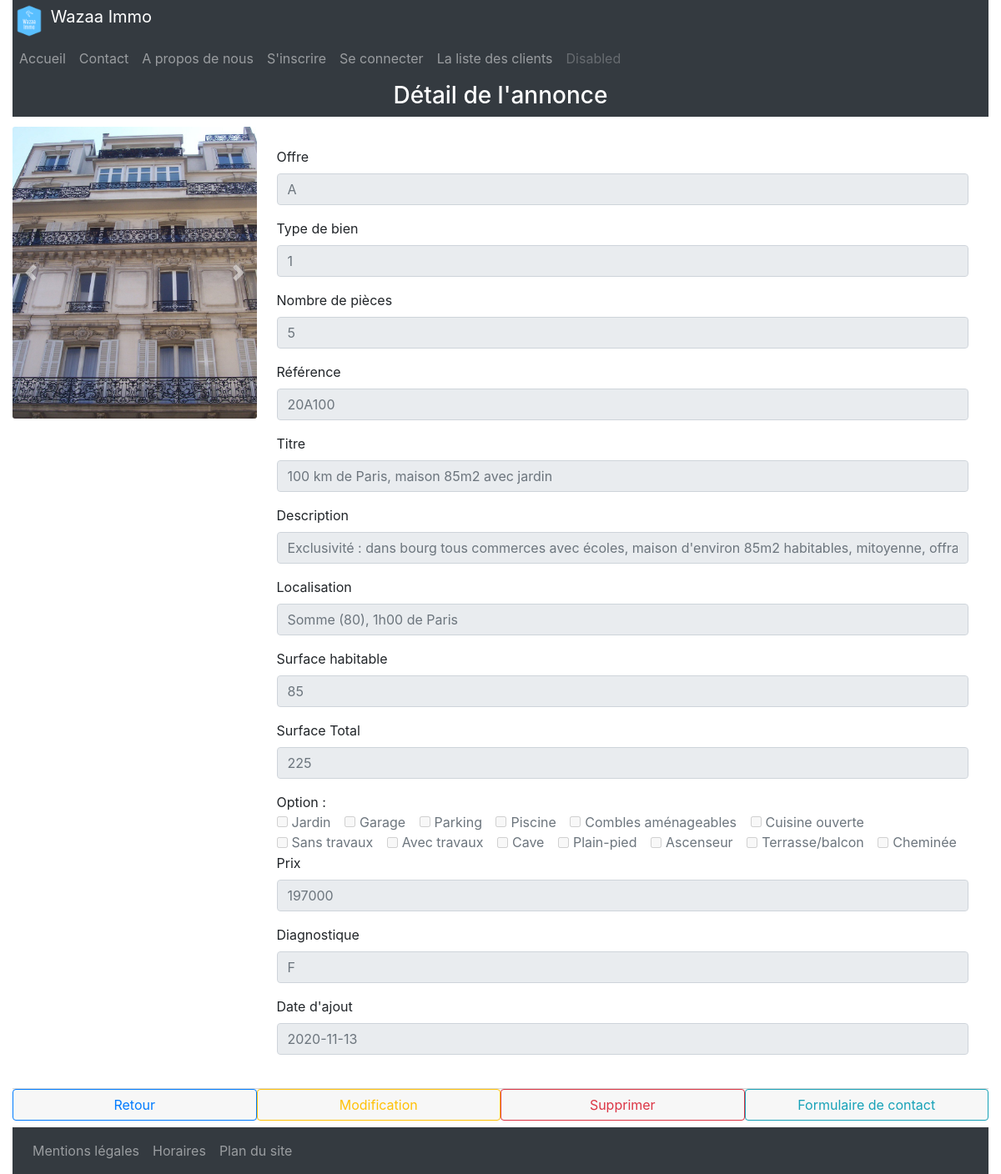
The app's page /detail.php?an_id=1 with its own data.
### tables this page shows
CREATE TABLE IF NOT EXISTS `photo` (
  `pho_id` int NOT NULL AUTO_INCREMENT,
  `pho_nom` varchar(100) NOT NULL,
  `an_id` int NOT NULL,
  PRIMARY KEY (`pho_id`)
);

CREATE TABLE IF NOT EXISTS `annonces` (
  `an_id` int NOT NULL AUTO_INCREMENT,
  `an_offre` char(1) NOT NULL COMMENT 'Type d''''offre. Lettres A, L ou V.',
  `an_type` tinyint NOT NULL COMMENT 'Type de bien',
  `an_pieces` tinyint DEFAULT NULL COMMENT 'Nombre de pièces (facultatif)',
  `an_ref` varchar(10) NOT NULL COMMENT 'Référence de l''''annonce',
  `an_titre` varchar(200) NOT NULL COMMENT 'Titre',
  `an_description` mediumtext NOT NULL COMMENT 'Description',
  `an_local` varchar(100) NOT NULL,
  `an_surf_hab` smallint DEFAULT NULL COMMENT 'Surface habitable (mètres carrés)',
  `an_surf_tot` int NOT NULL COMMENT 'Surface totale/terrain (mètres carrés)',
  `an_prix` int NOT NULL COMMENT 'Prix en euros',
  `an_diagnostic` char(1) NOT NULL COMMENT 'Lettre du diagnostic : A à G + V pour vierge',
  `an_d_ajout` date NOT NULL COMMENT 'Date d''''ajout',
  `an_d_modif` datetime DEFAULT NULL COMMENT 'Date de modification',
  PRIMARY KEY (`an_id`)
);

CREATE TABLE IF NOT EXISTS `options` (
  `opt_id` int NOT NULL AUTO_INCREMENT COMMENT 'Identifiant / Clé primaire',
  `opt_libelle` varchar(100) NOT NULL COMMENT 'Libellé de l''option',
  PRIMARY KEY (`opt_id`)
);

### detail.php (the view, shortened to what this page needs)
<?php
$db = connexionBase();
$an_id = $_GET["an_id"];
include ("entete.php");
?>
    <?php
    $requete = "select * FROM annonces where an_id=".$an_id;
    $result = $db->query($requete);
    $annonces = $result->fetch(PDO::FETCH_OBJ);
    $request = "select pho_nom,an_id FROM photo where an_id=".$an_id;
    $resultPhoto = $db->query($request);
    ?>
<form action="#" enctype="multipart/form-data" method="POST" id="contact" name="formulaire">
    <div class="card mb-2 mt-0 border-0 mx-auto">
        <div class="car-header">
        <h2 class="card-title h3 bg-dark text-white p-2 text-center">Détail de l'annonce</h2>
        </div>
        <div class="d-flex flex-column flex-md-row p-0 ">
            <div class="form-group card-img-top image-fluid w-25">
              <div id="carouselExampleControls" class="carousel slide" data-ride="carousel">
                <div class="carousel-inner">
                <?php
                $i = 1;
                while($rowPhoto = $resultPhoto->fetch(PDO::FETCH_OBJ))
                {
                    if($i === 1)
                    {
                      ?>
                      <div class="carousel-item active">
                        <img  class="card-img"  src="annexes/photos/annonce_<?= $rowPhoto->an_id; ?>/<?=$rowPhoto->pho_nom; ?>" width="20rem" height="350px"  alt="<?=$rowPhoto->pho_nom; ?>">
                      </div>
                      <?php
                    }
                    else
                    {
                      ?>
                      <div class="carousel-item">
                        <img  class="card-img"  src="annexes/photos/annonce_<?= $rowPhoto->an_id; ?>/<?=$rowPhoto->pho_nom; ?>" width="20rem" height="350px"  alt="<?=$rowPhoto->pho_nom; ?>">
                      </div>
                      <?php
                    }
                    $i++;
                }
                ?>
                </div>
                <a class="carousel-control-prev" href="#carouselExampleControls" role="button" data-slide="prev">
                  <span class="carousel-control-prev-icon" aria-hidden="true"></span>
                </a>
                <a class="carousel-control-next" href="#carouselExampleControls" role="button" data-slide="next">
                  <span class="carousel-control-next-icon" aria-hidden="true"></span>
                </a>
              </div>
            </div>
            <div class="card-body p-0 mt-0">
                <div class="p-4">
                <div class="form-group">
                            <div class="mb-3">
                                <label for="offre" class="form-label">Offre</label>
                                <input type="text" class="form-control" id="offre" name="offre" disabled  placeholder="<?php echo $annonces->an_offre ?>">
                            </div>
                        </div>
                        <div class="form-group">
                            <label for="type" class="form-label">Type de bien</label>
                            <input type="text" class="form-control" id="type" name="type" disabled placeholder="<?php echo $annonces->an_type ?>">
                        </div>
                        <div class="form-group">
                            <label for="piece" class="form-label">Nombre de pièces</label>
                            <input type="text" class="form-control" id="piece" name="piece" disabled placeholder="<?php echo $annonces->an_pieces ?>">
                        </div>
                        <div class="form-group">
                            <label for="ref" class="form-label">Référence</label>
                            <input type="text" class="form-control" id="ref" name="ref" disabled placeholder="<?php echo $annonces->an_ref ?>">
                        </div>
                        <div class="form-group">
                            <label for="titre" class="form-label">Titre</label>
                            <input type="text" class="form-control" id="titre" name="titre" disabled placeholder="<?php echo $annonces->an_titre ?>">
                        </div>
                        <div class="form-group">
                            <label for="descript" class="form-label">Description</label>
                            <input type="text" class="form-control" id="descript" name="descript" disabled placeholder="<?php echo $annonces->an_description ?>">
                        </div>
                        <div class="form-group">
                            <label for="localisation" class="form-label">Localisation</label>
                            <input type="text" class="form-control" id="localisation" name="localisation" disabled placeholder="<?php echo $annonces->an_local ?>">
                        </div>
                        <div class="form-group">
                            <label for="habitable" class="form-label">Surface habitable</label>
                            <input type="text" class="form-control" id="habitable" name="habitable" disabled placeholder="<?php echo $annonces->an_surf_hab ?>">
                        </div>
                        <div class="form-group">
                            <label for="total" class="form-label">Surface Total</label>
                            <input type="text" class="form-control" id="total" name="total" disabled placeholder="<?php echo $annonces->an_surf_tot?>">
                        </div>
                        <?php
    $req = $db->prepare("SELECT options.opt_id,options.opt_libelle
                        FROM options "
    );
    $result = $req -> execute();
    $opt_ids = [];
    echo "Option : <br>";
    while($result = $req ->fetch(PDO::FETCH_OBJ))
    {
    ?>
        <div class="form-check form-check-inline">                                                              <?php   ?>
        <input class="form-check-input" type="checkbox" name="optionBouton[]" id="optionBouton" value="<?php echo $result->opt_id;    ?>"<?php if (isset($opt_ids[$result->opt_libelle])) echo "checked"; ?> disabled >
        <label class="form-check-label" for="optionBouton"><?php echo $result->opt_libelle; ?></label>
        </div>
    <?php
    }
   ?>
                        <div class="form-group">
                            <label for="prix" class="form-label">Prix</label>
                            <input type="text" class="form-control" id="prix" name="prix" disabled placeholder="<?php echo $annonces->an_prix?>">
                        </div>
                        <div class="form-group">
                            <label for="diagnos" class="form-label">Diagnostique</label>
                            <input type="text" class="form-control" id="diagnos" name="diagnos" disabled placeholder="<?php echo $annonces->an_diagnostic ?>">
                        </div>
                        <div class="form-group">
                            <label for="date_ajout" class="form-label">Date d'ajout</label>
                            <input type="text" class="form-control" id="date_ajout" name="date_ajout" disabled placeholder="<?php echo $annonces->an_d_ajout ?>">
                        </div>
                </div>
            </div>
        </div>
        <div class="card-footer p-0 d-flex flex-row">
          <a href="index.php" class="btn btn-outline-primary w-100" role="button" aria-pressed="true">Retour</a>
          <a href="modification.php?an_id=<?=$annonces ->an_id?>" class="btn btn-outline-warning w-100" role="button" aria-pressed="true">Modification</a>
          <a href="supprimer.php?an_id=<?=$annonces ->an_id?>" class="btn btn-outline-danger w-100 " name = "an_id" role="button" aria-pressed="true">Supprimer</a>
          <a href="contact.php" class="btn btn-outline-info w-100 " role="button" aria-pressed="true">Formulaire de contact</a>
        </div>
    </div>
</form>
<?php
include ("pieddepage.php");
?>

### records on screen
photo: pho_nom (picture)
annonces: offre "A", type "1", piece "5", ref "20A100", titre "100 km de Paris, maison 85m2 avec jardin", localisation "Somme (80), 1h00 de Paris", habitable "85", total "225", prix "197000", diagnos "F", date_ajout "2020-11-13"
options: opt_libelle "Jardin"
options: opt_libelle "Garage"
options: opt_libelle "Parking"
options: opt_libelle "Piscine"
options: opt_libelle "Combles aménageables"
options: opt_libelle "Cuisine ouverte"
options: opt_libelle "Sans travaux"
options: opt_libelle "Avec travaux"
options: opt_libelle "Cave"
options: opt_libelle "Plain-pied"
options: opt_libelle "Ascenseur"
options: opt_libelle "Terrasse/balcon"
options: opt_libelle "Cheminée"
